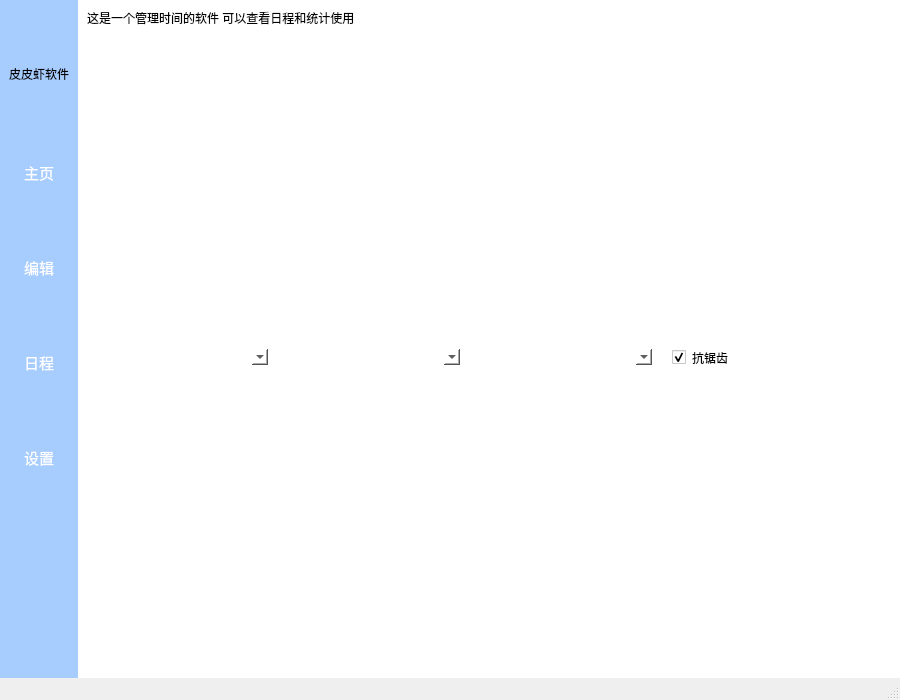
<?xml version="1.0" encoding="UTF-8"?>
<ui version="4.0">
 <class>MainWindow</class>
 <widget class="QMainWindow" name="MainWindow">
  <property name="geometry">
   <rect>
    <x>0</x>
    <y>0</y>
    <width>900</width>
    <height>700</height>
   </rect>
  </property>
  <property name="minimumSize">
   <size>
    <width>900</width>
    <height>700</height>
   </size>
  </property>
  <property name="maximumSize">
   <size>
    <width>900</width>
    <height>700</height>
   </size>
  </property>
  <property name="windowTitle">
   <string/>
  </property>
  <property name="styleSheet">
   <string notr="true">.QMainWidow{
background-color: rgb(223, 223, 223);
}</string>
  </property>
  <widget class="QWidget" name="centralwidget">
   <property name="styleSheet">
    <string notr="true"/>
   </property>
   <layout class="QGridLayout" name="gridLayout">
    <property name="sizeConstraint">
     <enum>QLayout::SetMaximumSize</enum>
    </property>
    <property name="leftMargin">
     <number>0</number>
    </property>
    <property name="topMargin">
     <number>0</number>
    </property>
    <property name="rightMargin">
     <number>0</number>
    </property>
    <property name="bottomMargin">
     <number>0</number>
    </property>
    <property name="spacing">
     <number>0</number>
    </property>
    <item row="0" column="0" rowspan="3" colspan="2">
     <widget class="QWidget" name="widget_3" native="true">
      <property name="sizePolicy">
       <sizepolicy hsizetype="Fixed" vsizetype="Preferred">
        <horstretch>0</horstretch>
        <verstretch>0</verstretch>
       </sizepolicy>
      </property>
      <property name="styleSheet">
       <string notr="true">.QWidget{
background-color: rgb(167, 205, 255);

}/*
QPushButton{
  border-bottom:3px solid black;
	background:none;
    background: transparent;
selection-background-color:rgb(247, 184, 199);
}

QPushButton:checked{
background-color: rgb(255, 255, 255);
}*/
QPushButton
{ color: rgb(255, 255, 255);
	background-color: rgb(167, 205, 255);
	border:none;
    padding: 3px;
	font-family: &quot;Verdana&quot;;
	font-size: 15px;
	text-align: center;
}
QPushButton:hover, QPushButton:pressed , QPushButton:checked
{background-color: rgb(85, 170, 255);
	text-align: right;
	padding-right: 20px;
	font-weight:100
}
QPushButton:hover
{
	background-image:url(:/tomato/Resources/appbar.navigate.next2.png);
	background-repeat:no-repeat;
	background-position: center left;
}
QPushButton:pressed, QPushButton:checked
{
	background-image:url(:/tomato/Resources/appbar.navigate.next.png);
	background-repeat:no-repeat;
	background-position: center left;
}
</string>
      </property>
      <layout class="QVBoxLayout" name="verticalLayout">
       <property name="spacing">
        <number>60</number>
       </property>
       <property name="leftMargin">
        <number>0</number>
       </property>
       <property name="topMargin">
        <number>20</number>
       </property>
       <property name="rightMargin">
        <number>0</number>
       </property>
       <property name="bottomMargin">
        <number>200</number>
       </property>
       <item>
        <widget class="QWidget" name="widget_4" native="true">
         <property name="sizePolicy">
          <sizepolicy hsizetype="Fixed" vsizetype="Fixed">
           <horstretch>0</horstretch>
           <verstretch>0</verstretch>
          </sizepolicy>
         </property>
         <property name="baseSize">
          <size>
           <width>0</width>
           <height>0</height>
          </size>
         </property>
         <property name="styleSheet">
          <string notr="true">QWidget::QLabel{border-bottom:1px solid lightgray;}</string>
         </property>
         <layout class="QVBoxLayout" name="verticalLayout_9">
          <item>
           <widget class="QPushButton" name="pushButton_5">
            <property name="sizePolicy">
             <sizepolicy hsizetype="Preferred" vsizetype="Fixed">
              <horstretch>0</horstretch>
              <verstretch>0</verstretch>
             </sizepolicy>
            </property>
            <property name="statusTip">
             <string>返回首页</string>
            </property>
            <property name="styleSheet">
             <string notr="true">QPushButton
{
	background:none;
    background: transparent;
	bored :none;
}
QPushButton:pressed
{
background-color: rgb(179, 179, 179);
}

</string>
            </property>
            <property name="icon">
             <iconset resource="tomato.qrc">
              <normaloff>:/tomato/E:/360downloads/Marketing Icon Set/PNG/48x48/Browser.png</normaloff>:/tomato/E:/360downloads/Marketing Icon Set/PNG/48x48/Browser.png</iconset>
            </property>
            <property name="iconSize">
             <size>
              <width>48</width>
              <height>48</height>
             </size>
            </property>
            <property name="Text" stdset="0">
             <string/>
            </property>
           </widget>
          </item>
          <item>
           <widget class="QLabel" name="label_7">
            <property name="sizePolicy">
             <sizepolicy hsizetype="Fixed" vsizetype="Fixed">
              <horstretch>0</horstretch>
              <verstretch>40</verstretch>
             </sizepolicy>
            </property>
            <property name="styleSheet">
             <string notr="true">font: 13pt &quot;华文新魏&quot;;
background:none;</string>
            </property>
            <property name="text">
             <string>&lt;html&gt;&lt;head/&gt;&lt;body&gt;&lt;p&gt;皮皮虾软件&lt;/p&gt;&lt;/body&gt;&lt;/html&gt;</string>
            </property>
            <property name="textFormat">
             <enum>Qt::RichText</enum>
            </property>
            <property name="alignment">
             <set>Qt::AlignJustify|Qt::AlignTop</set>
            </property>
           </widget>
          </item>
         </layout>
        </widget>
       </item>
       <item>
        <widget class="QPushButton" name="pushButton">
         <property name="sizePolicy">
          <sizepolicy hsizetype="Expanding" vsizetype="Fixed">
           <horstretch>0</horstretch>
           <verstretch>0</verstretch>
          </sizepolicy>
         </property>
         <property name="focusPolicy">
          <enum>Qt::NoFocus</enum>
         </property>
         <property name="statusTip">
          <string>查看您的最近安排</string>
         </property>
         <property name="text">
          <string>主页</string>
         </property>
         <property name="icon">
          <iconset resource="tomato.qrc">
           <normaloff>:/new/icon/E:/360downloads/Marketing Icon Set/PNG/24x24/Idea.png</normaloff>:/new/icon/E:/360downloads/Marketing Icon Set/PNG/24x24/Idea.png</iconset>
         </property>
         <property name="checkable">
          <bool>true</bool>
         </property>
         <property name="autoExclusive">
          <bool>true</bool>
         </property>
        </widget>
       </item>
       <item>
        <widget class="QPushButton" name="pushButton_2">
         <property name="sizePolicy">
          <sizepolicy hsizetype="Expanding" vsizetype="Fixed">
           <horstretch>0</horstretch>
           <verstretch>0</verstretch>
          </sizepolicy>
         </property>
         <property name="focusPolicy">
          <enum>Qt::NoFocus</enum>
         </property>
         <property name="statusTip">
          <string>设置一个番茄周期的时间</string>
         </property>
         <property name="text">
          <string>编辑</string>
         </property>
         <property name="icon">
          <iconset resource="tomato.qrc">
           <normaloff>:/new/icon/E:/360downloads/Marketing Icon Set/PNG/24x24/Chart.png</normaloff>:/new/icon/E:/360downloads/Marketing Icon Set/PNG/24x24/Chart.png</iconset>
         </property>
         <property name="checkable">
          <bool>true</bool>
         </property>
         <property name="autoExclusive">
          <bool>true</bool>
         </property>
        </widget>
       </item>
       <item>
        <widget class="QPushButton" name="pushButton_6">
         <property name="sizePolicy">
          <sizepolicy hsizetype="Expanding" vsizetype="Fixed">
           <horstretch>0</horstretch>
           <verstretch>0</verstretch>
          </sizepolicy>
         </property>
         <property name="mouseTracking">
          <bool>true</bool>
         </property>
         <property name="statusTip">
          <string>这里是您的日程安排</string>
         </property>
         <property name="text">
          <string>日程</string>
         </property>
         <property name="icon">
          <iconset resource="tomato.qrc">
           <normaloff>:/new/icon/E:/360downloads/Marketing Icon Set/PNG/24x24/Screen.png</normaloff>:/new/icon/E:/360downloads/Marketing Icon Set/PNG/24x24/Screen.png</iconset>
         </property>
         <property name="checkable">
          <bool>true</bool>
         </property>
         <property name="autoExclusive">
          <bool>true</bool>
         </property>
        </widget>
       </item>
       <item>
        <widget class="QPushButton" name="pushButton_4">
         <property name="sizePolicy">
          <sizepolicy hsizetype="Expanding" vsizetype="Fixed">
           <horstretch>0</horstretch>
           <verstretch>0</verstretch>
          </sizepolicy>
         </property>
         <property name="focusPolicy">
          <enum>Qt::NoFocus</enum>
         </property>
         <property name="statusTip">
          <string>进入设置界面 可以更改界面和基本属性</string>
         </property>
         <property name="styleSheet">
          <string notr="true"/>
         </property>
         <property name="text">
          <string>设置</string>
         </property>
         <property name="icon">
          <iconset resource="tomato.qrc">
           <normaloff>:/tomato/E:/360downloads/Marketing Icon Set/PNG/48x48/Setting.png</normaloff>:/tomato/E:/360downloads/Marketing Icon Set/PNG/48x48/Setting.png</iconset>
         </property>
         <property name="iconSize">
          <size>
           <width>16</width>
           <height>16</height>
          </size>
         </property>
         <property name="checkable">
          <bool>true</bool>
         </property>
         <property name="autoExclusive">
          <bool>true</bool>
         </property>
        </widget>
       </item>
      </layout>
     </widget>
    </item>
    <item row="1" column="2">
     <widget class="QFrame" name="frame_3">
      <property name="styleSheet">
       <string notr="true">QFrame{

	background-color: rgb(255, 255, 255);
}
QPushButton{
border:none;
}</string>
      </property>
      <layout class="QHBoxLayout" name="horizontalLayout_10" stretch="15,1,1,1">
       <property name="spacing">
        <number>20</number>
       </property>
       <item>
        <widget class="QLabel" name="label_4">
         <property name="styleSheet">
          <string notr="true">font: 75 11pt &quot;Agency FB&quot;;
border:0px</string>
         </property>
         <property name="text">
          <string>这是一个管理时间的软件 可以查看日程和统计使用</string>
         </property>
        </widget>
       </item>
       <item>
        <widget class="QPushButton" name="pushButton_3">
         <property name="focusPolicy">
          <enum>Qt::NoFocus</enum>
         </property>
         <property name="statusTip">
          <string>打开缩略图部件进行专注周期</string>
         </property>
         <property name="whatsThis">
          <string>缩略图</string>
         </property>
         <property name="text">
          <string/>
         </property>
         <property name="icon">
          <iconset resource="tomato.qrc">
           <normaloff>:/new/icon/E:/360downloads/Marketing Icon Set/PNG/24x24/Time.png</normaloff>:/new/icon/E:/360downloads/Marketing Icon Set/PNG/24x24/Time.png</iconset>
         </property>
         <property name="checkable">
          <bool>true</bool>
         </property>
         <property name="autoExclusive">
          <bool>true</bool>
         </property>
         <property name="Text" stdset="0">
          <string>缩略图</string>
         </property>
        </widget>
       </item>
       <item>
        <widget class="QPushButton" name="pushButton_8">
         <property name="statusTip">
          <string>最小化程序(可以设置在任务栏中显示)</string>
         </property>
         <property name="icon">
          <iconset resource="tomato.qrc">
           <normaloff>:/new/icon/E:/360downloads/Marketing Icon Set/PNG/24x24/Mouse.png</normaloff>:/new/icon/E:/360downloads/Marketing Icon Set/PNG/24x24/Mouse.png</iconset>
         </property>
         <property name="Text" stdset="0">
          <string/>
         </property>
        </widget>
       </item>
       <item>
        <widget class="QPushButton" name="pushButton_7">
         <property name="statusTip">
          <string>关闭  自闭中----</string>
         </property>
         <property name="icon">
          <iconset resource="tomato.qrc">
           <normaloff>:/new/icon/E:/360downloads/Marketing Icon Set/PNG/24x24/Target.png</normaloff>:/new/icon/E:/360downloads/Marketing Icon Set/PNG/24x24/Target.png</iconset>
         </property>
         <property name="Text" stdset="0">
          <string/>
         </property>
        </widget>
       </item>
      </layout>
     </widget>
    </item>
    <item row="2" column="2">
     <widget class="QStackedWidget" name="stackedWidget">
      <property name="sizePolicy">
       <sizepolicy hsizetype="Expanding" vsizetype="Expanding">
        <horstretch>0</horstretch>
        <verstretch>0</verstretch>
       </sizepolicy>
      </property>
      <property name="styleSheet">
       <string notr="true">background-color: rgb(255, 255, 255);
border:none;</string>
      </property>
      <property name="currentIndex">
       <number>0</number>
      </property>
      <widget class="QWidget" name="page">
       <layout class="QVBoxLayout" name="verticalLayout_5">
        <property name="spacing">
         <number>0</number>
        </property>
        <property name="leftMargin">
         <number>0</number>
        </property>
        <property name="topMargin">
         <number>0</number>
        </property>
        <property name="rightMargin">
         <number>0</number>
        </property>
        <property name="bottomMargin">
         <number>0</number>
        </property>
        <item>
         <widget class="QScrollArea" name="scrollArea">
          <property name="styleSheet">
           <string notr="true">QScrollArea{border:0px}</string>
          </property>
          <property name="widgetResizable">
           <bool>true</bool>
          </property>
          <widget class="QWidget" name="scrollAreaWidgetContents_2">
           <property name="geometry">
            <rect>
             <x>0</x>
             <y>0</y>
             <width>797</width>
             <height>642</height>
            </rect>
           </property>
           <layout class="QVBoxLayout" name="verticalLayout_6" stretch="0,7">
            <item>
             <widget class="QWidget" name="widgetbox" native="true">
              <layout class="QHBoxLayout" name="horizontalLayout_3" stretch="1,1,1,1,0">
               <property name="spacing">
                <number>20</number>
               </property>
               <property name="topMargin">
                <number>10</number>
               </property>
               <item>
                <widget class="QComboBox" name="comboBox">
                 <property name="frame">
                  <bool>false</bool>
                 </property>
                </widget>
               </item>
               <item>
                <widget class="QComboBox" name="comboBox_2"/>
               </item>
               <item>
                <widget class="QComboBox" name="comboBox_3">
                 <property name="sizePolicy">
                  <sizepolicy hsizetype="Preferred" vsizetype="Fixed">
                   <horstretch>0</horstretch>
                   <verstretch>0</verstretch>
                  </sizepolicy>
                 </property>
                </widget>
               </item>
               <item>
                <widget class="QCheckBox" name="checkBox">
                 <property name="text">
                  <string>抗锯齿</string>
                 </property>
                 <property name="checked">
                  <bool>true</bool>
                 </property>
                 <property name="Text" stdset="0">
                  <string>反失真</string>
                 </property>
                </widget>
               </item>
               <item>
                <widget class="QWidget" name="widget_2" native="true">
                 <layout class="QVBoxLayout" name="verticalLayout_7"/>
                </widget>
               </item>
              </layout>
             </widget>
            </item>
            <item>
             <layout class="QVBoxLayout" name="linechart"/>
            </item>
           </layout>
          </widget>
         </widget>
        </item>
       </layout>
      </widget>
      <widget class="QWidget" name="page_2">
       <layout class="QVBoxLayout" name="verticalLayout_3">
        <property name="spacing">
         <number>0</number>
        </property>
        <property name="leftMargin">
         <number>0</number>
        </property>
        <property name="topMargin">
         <number>0</number>
        </property>
        <property name="rightMargin">
         <number>0</number>
        </property>
        <property name="bottomMargin">
         <number>0</number>
        </property>
        <item>
         <widget class="QWidget" name="widget" native="true">
          <layout class="QVBoxLayout" name="verticalLayout_4">
           <item>
            <widget class="myview" name="graphicsView">
             <property name="statusTip">
              <string>这里专注时间默认30分钟(25分钟专注和 5分钟休息</string>
             </property>
             <property name="styleSheet">
              <string notr="true">QGraphicsView
{
border:0px
	background-color: rgb(65, 109, 253);
}</string>
             </property>
            </widget>
           </item>
          </layout>
         </widget>
        </item>
       </layout>
      </widget>
      <widget class="QWidget" name="page_3">
       <layout class="QVBoxLayout" name="verticalLayout_2">
        <property name="spacing">
         <number>0</number>
        </property>
        <property name="leftMargin">
         <number>0</number>
        </property>
        <property name="topMargin">
         <number>0</number>
        </property>
        <property name="rightMargin">
         <number>0</number>
        </property>
        <property name="bottomMargin">
         <number>0</number>
        </property>
        <item>
         <widget class="QWidget" name="widget_add" native="true">
          <property name="sizePolicy">
           <sizepolicy hsizetype="Expanding" vsizetype="Preferred">
            <horstretch>0</horstretch>
            <verstretch>0</verstretch>
           </sizepolicy>
          </property>
          <property name="styleSheet">
           <string notr="true"/>
          </property>
          <layout class="QHBoxLayout" name="horizontalLayout_2">
           <property name="leftMargin">
            <number>1</number>
           </property>
           <property name="rightMargin">
            <number>1</number>
           </property>
           <item>
            <widget class="QPushButton" name="add_item">
             <property name="sizePolicy">
              <sizepolicy hsizetype="Fixed" vsizetype="Fixed">
               <horstretch>0</horstretch>
               <verstretch>0</verstretch>
              </sizepolicy>
             </property>
             <property name="minimumSize">
              <size>
               <width>20</width>
               <height>0</height>
              </size>
             </property>
             <property name="maximumSize">
              <size>
               <width>40</width>
               <height>30</height>
              </size>
             </property>
             <property name="styleSheet">
              <string notr="true">QPushButton
{
	background:none;
    background: transparent;
	bored :none;
}
QPushButton:pressed
{
background-color: rgb(157, 157, 157);
}
QPushBuuton:hover
{
	background-color:white; color: black;
}</string>
             </property>
             <property name="text">
              <string>+</string>
             </property>
            </widget>
           </item>
          </layout>
         </widget>
        </item>
        <item>
         <widget class="QListWidget" name="listWidget">
          <property name="statusTip">
           <string>这是日程表</string>
          </property>
          <property name="styleSheet">
           <string notr="true"/>
          </property>
         </widget>
        </item>
       </layout>
      </widget>
     </widget>
    </item>
   </layout>
  </widget>
  <widget class="QStatusBar" name="statusbar"/>
 </widget>
 <customwidgets>
  <customwidget>
   <class>myview</class>
   <extends>QGraphicsView</extends>
   <header location="global">myview.h</header>
  </customwidget>
 </customwidgets>
 <resources>
  <include location="tomato.qrc"/>
 </resources>
 <connections>
  <connection>
   <sender>pushButton_8</sender>
   <signal>clicked(bool)</signal>
   <receiver>MainWindow</receiver>
   <slot>showMinimized()</slot>
   <hints>
    <hint type="sourcelabel">
     <x>863</x>
     <y>37</y>
    </hint>
    <hint type="destinationlabel">
     <x>925</x>
     <y>82</y>
    </hint>
   </hints>
  </connection>
  <connection>
   <sender>pushButton_7</sender>
   <signal>clicked(bool)</signal>
   <receiver>MainWindow</receiver>
   <slot>close()</slot>
   <hints>
    <hint type="sourcelabel">
     <x>891</x>
     <y>39</y>
    </hint>
    <hint type="destinationlabel">
     <x>920</x>
     <y>139</y>
    </hint>
   </hints>
  </connection>
 </connections>
</ui>
